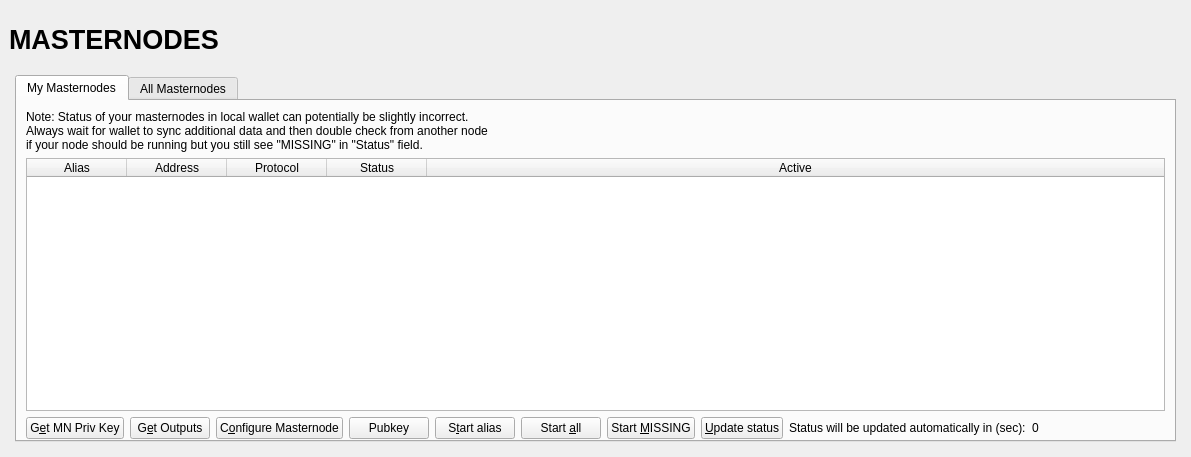
<?xml version="1.0" encoding="UTF-8"?>
<ui version="4.0">
 <class>MasternodeList</class>
 <widget class="QWidget" name="MasternodeList">
  <property name="geometry">
   <rect>
    <x>0</x>
    <y>0</y>
    <width>1191</width>
    <height>457</height>
   </rect>
  </property>
  <property name="windowTitle">
   <string>Form</string>
  </property>
  <layout class="QVBoxLayout" name="topLayout" stretch="0">
   <property name="leftMargin">
    <number>9</number>
   </property>
   <property name="topMargin">
    <number>9</number>
   </property>
   <property name="rightMargin">
    <number>9</number>
   </property>
   <property name="bottomMargin">
    <number>9</number>
   </property>
   <item>
    <layout class="QVBoxLayout" name="verticalLayout_Master" stretch="0,0">
     <property name="spacing">
      <number>0</number>
     </property>
     <item>
      <widget class="QFrame" name="frame_Header">
       <layout class="QVBoxLayout" name="verticalLayout_4">
        <property name="leftMargin">
         <number>0</number>
        </property>
        <property name="topMargin">
         <number>0</number>
        </property>
        <property name="rightMargin">
         <number>0</number>
        </property>
        <property name="bottomMargin">
         <number>0</number>
        </property>
        <item>
         <layout class="QHBoxLayout" name="horizontalLayout_Header" stretch="1,0,1">
          <item>
           <widget class="QLabel" name="labelOverviewHeaderLeft">
            <property name="minimumSize">
             <size>
              <width>464</width>
              <height>60</height>
             </size>
            </property>
            <property name="maximumSize">
             <size>
              <width>16777215</width>
              <height>60</height>
             </size>
            </property>
            <property name="font">
             <font>
              <pointsize>20</pointsize>
              <weight>75</weight>
              <bold>true</bold>
             </font>
            </property>
            <property name="text">
             <string>MASTERNODES</string>
            </property>
           </widget>
          </item>
          <item>
           <spacer name="horizontalSpacer">
            <property name="orientation">
             <enum>Qt::Horizontal</enum>
            </property>
            <property name="sizeHint" stdset="0">
             <size>
              <width>40</width>
              <height>20</height>
             </size>
            </property>
           </spacer>
          </item>
          <item>
           <widget class="QLabel" name="labelOverviewHeaderRight">
            <property name="minimumSize">
             <size>
              <width>464</width>
              <height>60</height>
             </size>
            </property>
            <property name="maximumSize">
             <size>
              <width>16777215</width>
              <height>60</height>
             </size>
            </property>
            <property name="font">
             <font>
              <pointsize>14</pointsize>
             </font>
            </property>
            <property name="text">
             <string/>
            </property>
            <property name="alignment">
             <set>Qt::AlignRight|Qt::AlignTrailing|Qt::AlignVCenter</set>
            </property>
           </widget>
          </item>
         </layout>
        </item>
       </layout>
      </widget>
     </item>
     <item>
      <widget class="QFrame" name="frame_BG">
       <layout class="QVBoxLayout" name="verticalLayout_3">
        <property name="leftMargin">
         <number>6</number>
        </property>
        <property name="topMargin">
         <number>6</number>
        </property>
        <property name="rightMargin">
         <number>6</number>
        </property>
        <property name="bottomMargin">
         <number>6</number>
        </property>
        <item>
         <widget class="QFrame" name="frame_Content">
          <layout class="QVBoxLayout" name="verticalLayout">
           <property name="spacing">
            <number>0</number>
           </property>
           <property name="leftMargin">
            <number>0</number>
           </property>
           <property name="topMargin">
            <number>0</number>
           </property>
           <property name="rightMargin">
            <number>0</number>
           </property>
           <property name="bottomMargin">
            <number>0</number>
           </property>
           <item>
            <layout class="QGridLayout" name="gridLayout_2">
             <property name="spacing">
              <number>2</number>
             </property>
             <item row="0" column="0">
              <widget class="QTabWidget" name="tabAllMasternode">
               <property name="tabPosition">
                <enum>QTabWidget::North</enum>
               </property>
               <property name="currentIndex">
                <number>0</number>
               </property>
               <widget class="QWidget" name="myMasternodeList">
                <attribute name="title">
                 <string>My Masternodes</string>
                </attribute>
                <layout class="QVBoxLayout" name="verticalLayout_2">
                 <property name="bottomMargin">
                  <number>1</number>
                 </property>
                 <item>
                  <layout class="QHBoxLayout" name="horizontalLayout_note">
                   <property name="bottomMargin">
                    <number>0</number>
                   </property>
                   <item>
                    <widget class="QLabel" name="updateNote">
                     <property name="text">
                      <string>Note: Status of your masternodes in local wallet can potentially be slightly incorrect.&lt;br /&gt;Always wait for wallet to sync additional data and then double check from another node&lt;br /&gt;if your node should be running but you still see &quot;MISSING&quot; in &quot;Status&quot; field.</string>
                     </property>
                    </widget>
                   </item>
                  </layout>
                 </item>
                 <item>
                  <widget class="QTableWidget" name="tableWidgetMyMasternodes">
                   <property name="minimumSize">
                    <size>
                     <width>695</width>
                     <height>0</height>
                    </size>
                   </property>
                   <property name="palette">
                    <palette>
                     <active>
                      <colorrole role="Text">
                       <brush brushstyle="SolidPattern">
                        <color alpha="255">
                         <red>51</red>
                         <green>51</green>
                         <blue>51</blue>
                        </color>
                       </brush>
                      </colorrole>                      
                     </active>
                     <inactive>
                      <colorrole role="Text">
                       <brush brushstyle="SolidPattern">
                        <color alpha="255">
                         <red>51</red>
                         <green>51</green>
                         <blue>51</blue>
                        </color>
                       </brush>
                      </colorrole>                      
                     </inactive>
                     <disabled>
                      <colorrole role="Text">
                       <brush brushstyle="SolidPattern">
                        <color alpha="255">
                         <red>85</red>
                         <green>85</green>
                         <blue>85</blue>
                        </color>
                       </brush>
                      </colorrole>                      
                     </disabled>
                    </palette>
                   </property>
                   <property name="editTriggers">
                    <set>QAbstractItemView::NoEditTriggers</set>
                   </property>
                   <property name="alternatingRowColors">
                    <bool>true</bool>
                   </property>
                   <property name="selectionMode">
                    <enum>QAbstractItemView::SingleSelection</enum>
                   </property>
                   <property name="selectionBehavior">
                    <enum>QAbstractItemView::SelectRows</enum>
                   </property>
                   <property name="sortingEnabled">
                    <bool>true</bool>
                   </property>
                   <property name="text" stdset="0">
                    <string>Last Seen (UTC)</string>
                   </property>
                   <attribute name="horizontalHeaderStretchLastSection">
                    <bool>true</bool>
                   </attribute>
                   <column>
                    <property name="text">
                     <string>Alias</string>
                    </property>
                   </column>
                   <column>
                    <property name="text">
                     <string>Address</string>
                    </property>
                   </column>
                   <column>
                    <property name="text">
                     <string>Protocol</string>
                    </property>
                   </column>
                   <column>
                    <property name="text">
                     <string>Status</string>
                    </property>
                   </column>
                   <column>
                    <property name="text">
                     <string>Active</string>
                    </property>
                   </column>
                  </widget>
                 </item>
                 <item>
                  <layout class="QHBoxLayout" name="horizontalLayout_5">
                   <property name="bottomMargin">
                    <number>0</number>
                   </property>
                   <item>
                    <widget class="QPushButton" name="getMNPrivKeyButton">
                     <property name="text">
                      <string>G&amp;et MN Priv Key</string>
                     </property>
                    </widget>
                   </item>
                   <item>
                    <widget class="QPushButton" name="getOutputsButton">
                     <property name="text">
                      <string>G&amp;et Outputs</string>
                     </property>
                    </widget>
                   </item>
                   <item>
                    <widget class="QPushButton" name="configureMasternodeButton">
                     <property name="text">
                      <string>C&amp;onfigure Masternode</string>
                     </property>
                    </widget>
                   </item>
                   <item>
                    <widget class="QPushButton" name="startButton">
                     <property name="text">
                      <string>Pubkey</string>
                     </property>
                    </widget>
                   </item>
                   <item>
                    <layout class="QHBoxLayout" name="horizontalLayout_5">
                     <property name="bottomMargin">
                      <number>0</number>
                     </property>
                     <item>
                      <widget class="QPushButton" name="startButton">
                       <property name="text">
                        <string>S&amp;tart alias</string>
                       </property>
                      </widget>
                     </item>
                     <item>
                      <widget class="QPushButton" name="startAllButton">
                       <property name="text">
                        <string>Start &amp;all</string>
                       </property>
                      </widget>
                     </item>
                     <item>
                      <widget class="QPushButton" name="startMissingButton">
                       <property name="text">
                        <string>Start &amp;MISSING</string>
                       </property>
                      </widget>
                     </item>
                     <item>
                      <widget class="QPushButton" name="UpdateButton">
                       <property name="text">
                        <string>&amp;Update status</string>
                       </property>
                      </widget>
                     </item>
                     <item>
                      <widget class="QLabel" name="autoupdate_label">
                       <property name="text">
                        <string>Status will be updated automatically in (sec):</string>
                       </property>
                      </widget>
                     </item>
                     <item>
                      <widget class="QLabel" name="secondsLabel">
                       <property name="text">
                        <string>0</string>
                       </property>
                      </widget>
                     </item>
                     <item>
                      <spacer name="horizontalSpacer_5">
                       <property name="orientation">
                        <enum>Qt::Horizontal</enum>
                       </property>
                       <property name="sizeHint" stdset="0">
                        <size>
                         <width>40</width>
                         <height>20</height>
                        </size>
                       </property>
                      </spacer>
                     </item>
                    </layout>
                   </item>
                  </layout>
                 </item>
                </layout>
               </widget>
               <widget class="QWidget" name="allMasternodeList">
                <attribute name="title">
                 <string>All Masternodes</string>
                </attribute>
                <layout class="QVBoxLayout" name="verticalLayout_5">
                 <item>
                  <layout class="QHBoxLayout" name="horizontalLayout_4">
                   <property name="bottomMargin">
                    <number>0</number>
                   </property>
                   <item>
                    <widget class="QLabel" name="filterListLb">
                     <property name="text">
                      <string>Filter List:</string>
                     </property>
                    </widget>
                   </item>
                   <item>
                    <widget class="QLineEdit" name="filterTextBox">
                     <property name="toolTip">
                      <string>Filter masternode list</string>
                     </property>
                    </widget>
                   </item>
                   <item>
                    <spacer name="horizontalSpacer_4">
                     <property name="orientation">
                      <enum>Qt::Horizontal</enum>
                     </property>
                     <property name="sizeHint" stdset="0">
                      <size>
                       <width>10</width>
                       <height>20</height>
                      </size>
                     </property>
                    </spacer>
                   </item>
                   <item>
                    <widget class="QLabel" name="nodeCountLb">
                     <property name="text">
                      <string>Node Count:</string>
                     </property>
                    </widget>
                   </item>
                   <item>
                    <widget class="QLabel" name="nodeCount">
                     <property name="text">
                      <string>0</string>
                     </property>
                    </widget>
                   </item>
                  </layout>
                 </item>
                 <item>
                  <widget class="QTableWidget" name="tableWidgetAllMasternodes">
                   <property name="minimumSize">
                    <size>
                     <width>695</width>
                     <height>0</height>
                    </size>
                   </property>
                   <property name="palette">
                    <palette>
                     <active>
                      <colorrole role="Text">
                       <brush brushstyle="SolidPattern">
                        <color alpha="255">
                         <red>51</red>
                         <green>51</green>
                         <blue>51</blue>
                        </color>
                       </brush>
                      </colorrole>                      
                     </active>
                     <inactive>
                      <colorrole role="Text">
                       <brush brushstyle="SolidPattern">
                        <color alpha="255">
                         <red>51</red>
                         <green>51</green>
                         <blue>51</blue>
                        </color>
                       </brush>
                      </colorrole>                      
                     </inactive>
                     <disabled>
                      <colorrole role="Text">
                       <brush brushstyle="SolidPattern">
                        <color alpha="255">
                         <red>85</red>
                         <green>85</green>
                         <blue>85</blue>
                        </color>
                       </brush>
                      </colorrole>                      
                     </disabled>
                    </palette>
                   </property>
                   <property name="editTriggers">
                    <set>QAbstractItemView::NoEditTriggers</set>
                   </property>
                   <property name="alternatingRowColors">
                    <bool>true</bool>
                   </property>
                   <property name="selectionMode">
                    <enum>QAbstractItemView::SingleSelection</enum>
                   </property>
                   <property name="selectionBehavior">
                    <enum>QAbstractItemView::SelectRows</enum>
                   </property>
                   <property name="sortingEnabled">
                    <bool>true</bool>
                   </property>
                   <attribute name="horizontalHeaderStretchLastSection">
                    <bool>true</bool>
                   </attribute>
                   <column>
                    <property name="text">
                     <string>Address</string>
                    </property>
                   </column>
                   <column>
                    <property name="text">
                     <string>Protocol</string>
                    </property>
                   </column>
                   <column>
                    <property name="text">
                     <string>Status</string>
                    </property>
                   </column>
                   <column>
                    <property name="text">
                     <string>Active</string>
                    </property>
                   </column>
                   <column>
                    <property name="text">
                     <string>Last Seen (UTC)</string>
                    </property>
                   </column>
                   <column>
                    <property name="text">
                     <string>Pubkey</string>
                    </property>
                   </column>
                  </widget>
                 </item>
                </layout>
               </widget>
              </widget>
             </item>
            </layout>
           </item>
          </layout>
         </widget>
        </item>
       </layout>
      </widget>
     </item>
    </layout>
   </item>
  </layout>
 </widget>
 <resources/>
 <connections/>
</ui>
